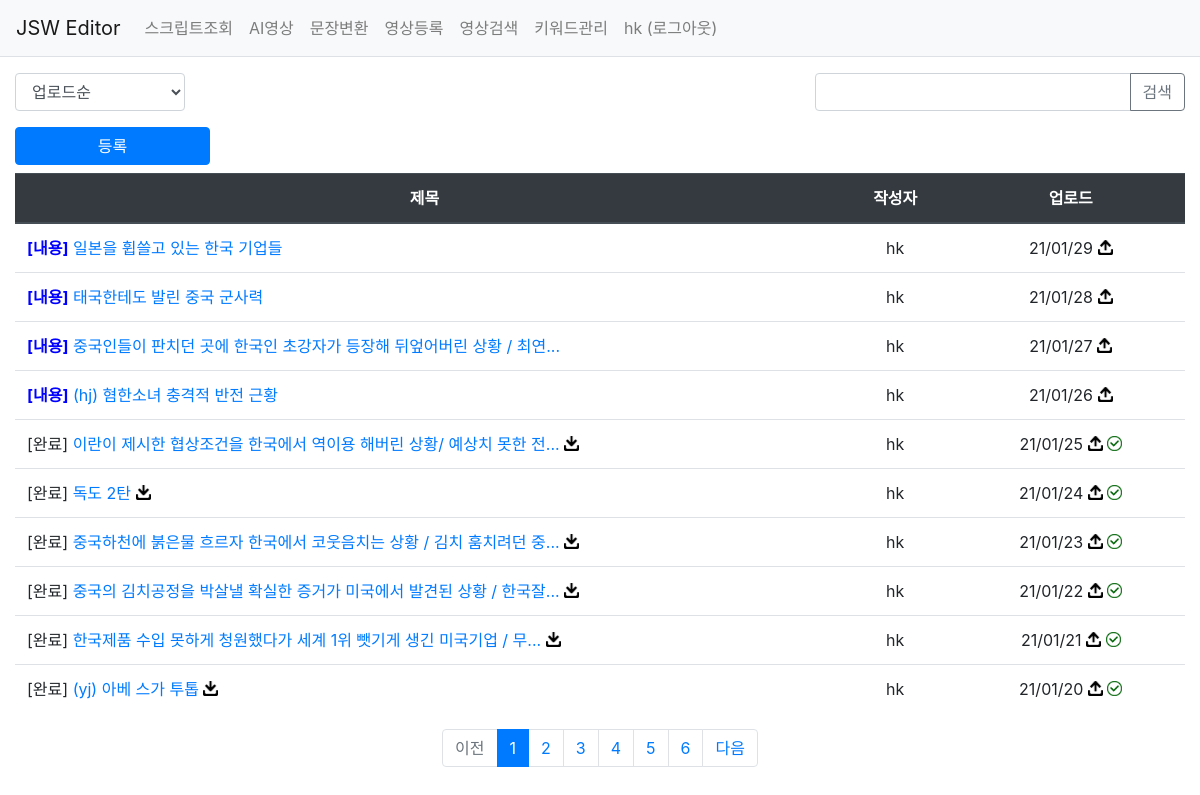
Page /pybo/ (signed in) on the earlier database version.
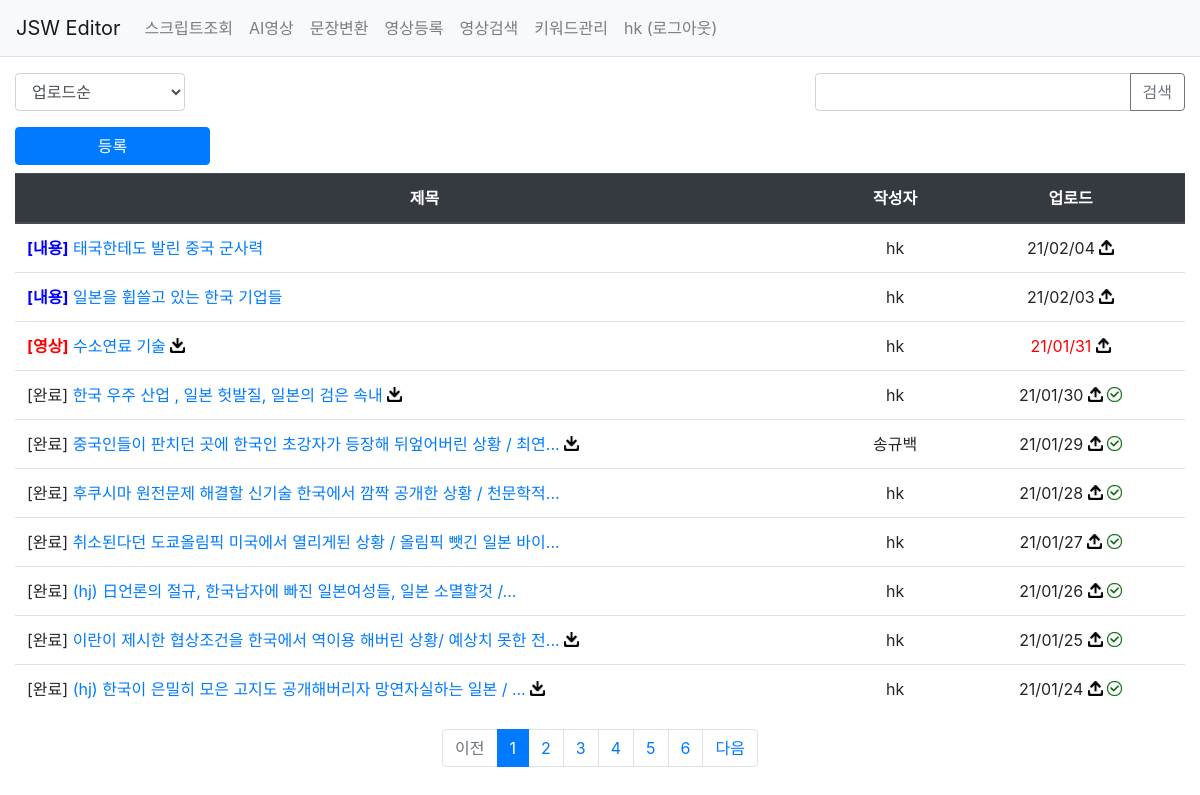
Same page on the later database version.
### pybo/models.py (models this page shows, shortened)
class Question(models.Model):
    author = models.ForeignKey(User, on_delete=models.CASCADE, related_name='author_question')
    subject = models.CharField(max_length=200)
    content = models.TextField()
    category = models.CharField(max_length=200, null=True, blank=True)
    status = models.CharField(max_length=200, null=True, blank=True)
    create_date = models.DateTimeField()
    modify_date = models.DateTimeField(null=True, blank=True)
    download_flag = models.CharField(null=True, max_length=10, blank=True)
    upload_flag = models.CharField(null=True, max_length=10, blank=True)
    upload_target = models.DateTimeField(null=True, blank=True)
    voter = models.ManyToManyField(User, related_name='voter_question')

### pybo/views/base_views.py (the view, shortened to what this page needs)
# urls.py: path('', base_views.index, name='index'),  # '/' 에 해당되는 path
@login_required(login_url='common:login')
def index(request):
    logger.info("INFO 레벨로 출력")
    """
    pybo 목록 출력
    """
    page = request.GET.get('page', '1')  # 페이지
    kw = request.GET.get('kw', '')  # 검색어
    so = request.GET.get('so', 'recent')  # 정렬기준
    today = timezone.now() + timedelta(days=0)
    tomorrow = timezone.now() + timedelta(days=1)
    if so == 'create':
        question_list = Question.objects.order_by('-create_date')
    else:  # recent
        question_list = Question.objects.order_by('-upload_target', '-modify_date')
    paginator = Paginator(question_list, 10)  # 페이지당 10개씩 보여주기
    page_obj = paginator.get_page(page)
    context = {'question_list': page_obj, 'page': page, 'kw': kw, 'so': so, 'today':today, 'tomorrow':tomorrow}  # <------ so 추가
    return render(request, 'pybo/question_list.html', context)

### pybo/templatetags/pybo_filter.py (called while the page is built)
@register.filter
def sub(value, arg):
    return value - arg

### templates/pybo/question_list.html (shortened to what the changed rows need)
{% extends 'base.html' %}
{% load pybo_filter %}
{% load static %}
{% block content %}
<div class="container my-3">
    <table class="table">
        <thead>
        <tr class="text-center thead-dark">
            <th style="width:70%">제목</th>
            <th>작성자</th>
            <th>업로드</th>
        </tr>
        </thead>
        <tbody>
        {% if question_list %}
        {% for question in question_list %}
        <tr class="text-center">
            <td class="text-left">
                {% if question.upload_flag == '1' %}
                <span>[완료]</span>
                {% elif question.status is none %}
                <span style="color:blue;font-weight: bold;"></span>
                {% elif question.status == '영상' %}
                <span style="color:red;font-weight: bold;">[{{ question.status|default_if_none:'' }}]</span>
                {% elif question.status == '녹음' %}
                <span style="color:green;font-weight: bold;">[{{ question.status|default_if_none:'' }}]</span>
                {% else %}
                <span style="color:blue;font-weight: bold;">[{{ question.status|default_if_none:'' }}]</span>
                {% endif %}
                <a href="{% url 'pybo:detail' question.id %}"> {{ question.subject|truncatechars:42 }}</a>
                {% if question.download_flag == '1' %}
                <a href="/static/output/keyword_{{ question.id }}.zip"><img src="/static/img/btn_download.png" style="width:15px;padding-bottom:4px"></a>
                {% elif question.download_flag == '2' %}
                <img src="/static/img/btn_loading.gif" style="width:15px">
                {% endif %}
            </td>
            <td>{{ question.author.username }}</td>
            {% if question.upload_target|date:"y/m/d"|default_if_none:'' == today|date:"y/m/d"|default_if_none:'' or question.upload_target|date:"y/m/d"|default_if_none:'' == tomorrow|date:"y/m/d"|default_if_none:'' %}
                {% if question.upload_flag == '1' %}
                <td>{{ question.upload_target|date:"y/m/d"|default_if_none:'' }}
                {% else %}
                <td style="color:red;">{{ question.upload_target|date:"y/m/d"|default_if_none:'' }}
                {% endif %}
            {% else %}
            <td>
            {{ question.upload_target|date:"y/m/d"|default_if_none:'' }}
            {% endif %}
            <a href="#" data-toggle="modal" data-target="#exampleModal" class="btn_upload" id="upload_{{question.id}}"><img src="/static/img/btn_upload.png" style="width:15px;padding-bottom:4px"></a>
            {% if question.upload_flag == '1' %}
                <img src="/static/img/check.png" style="width:15px;padding-bottom:4px">
            {% endif %}
            </td>
        </tr>
        {% endfor %}
        {% else %}
        <tr>
            <td colspan="3">스크립트가 없습니다.</td>
        </tr>
        {% endif %}
        </tbody>
    </table>
    <ul class="pagination justify-content-center">
        {% for page_number in question_list.paginator.page_range %}
        {% if page_number >= question_list.number|add:-5 and page_number <= question_list.number|add:5 %}
            {% if page_number == question_list.number %}
            <li class="page-item active" aria-current="page">
                <a class="page-link" data-page="{{ page_number }}" href="#">{{ page_number }}</a>
            </li>
            {% else %}
            <li class="page-item">
                <a class="page-link" data-page="{{ page_number }}" href="#">{{ page_number }}</a>
            </li>
            {% endif %}
        {% endif %}
        {% endfor %}
    </ul>
</div>
{% endblock %}

Differences in the rows shown:
no longer on this page (row unchanged): Question: upload_flag "[완료]", subject "중국하천에 붉은물 흐르자 한국에서 코웃음치는 상황 / 김치 훔치려던 중...", author.username "hk", upload_target "21/01/23"
no longer on this page (row unchanged): Question: upload_flag "[완료]", subject "중국의 김치공정을 박살낼 확실한 증거가 미국에서 발견된 상황 / 한국잘...", author.username "hk", upload_target "21/01/22"
no longer on this page (row unchanged): Question: upload_flag "[완료]", subject "한국제품 수입 못하게 청원했다가 세계 1위 뺏기게 생긴 미국기업 / 무...", author.username "hk", upload_target "21/01/21"
no longer on this page (row unchanged): Question: upload_flag "[완료]", subject "(yj) 아베 스가 투톱", author.username "hk", upload_target "21/01/20"
changed Question "태국한테도 발린 중국 군사력": upload_target "21/01/28" → "21/02/04"; moves up the list
changed Question "일본을 휩쓸고 있는 한국 기업들": upload_target "21/01/29" → "21/02/03"
added Question: status "영상", subject "수소연료 기술", author.username "hk", upload_target "21/01/31"
added Question: upload_flag "[완료]", subject "한국 우주 산업 , 일본 헛발질, 일본의 검은 속내", author.username "hk", upload_target "21/01/30"
changed Question "중국인들이 판치던 곳에 한국인 초강자가 등장해 뒤엎어버린 상황 / 최연...": download_flag empty → "1" (drawn); download_flag: picture added; author.username "hk" → "송규백"; upload_target "21/01/27" → "21/01/29"; upload_flag: picture added; status "내용" → (not shown); upload_flag "[ ]" → "[완료]"
added Question: upload_flag "[완료]", subject "후쿠시마 원전문제 해결할 신기술 한국에서 깜짝 공개한 상황 / 천문학적...", author.username "hk", upload_target "21/01/28"
added Question: upload_flag "[완료]", subject "취소된다던 도쿄올림픽 미국에서 열리게된 상황 / 올림픽 뺏긴 일본 바이...", author.username "hk", upload_target "21/01/27"
changed Question: subject "(hj) 혐한소녀 충격적 반전 근황" → "(hj) 日언론의 절규, 한국남자에 빠진 일본여성들, 일본 소멸할것 /..."; upload_flag: picture added; status "내용" → (not shown); upload_flag "[ ]" → "[완료]"
changed Question: subject "독도 2탄" → "(hj) 한국이 은밀히 모은 고지도 공개해버리자 망연자실하는 일본 / ..."
